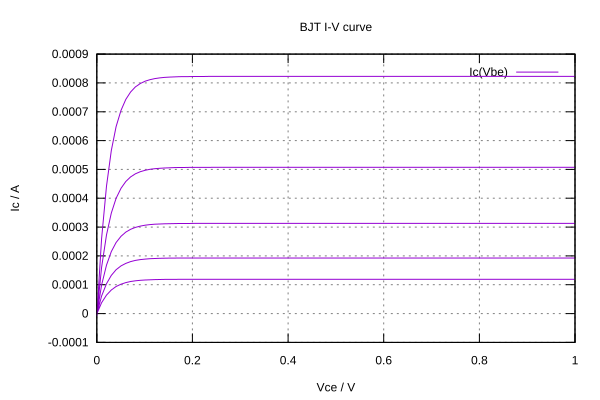

Write gnuplot code to recreate this figure.
set term svg size 600, 400 dynamic
set output "iv-bjt.svg"
set title "BJT I-V curve"
set xlabel "Vce / V"
set ylabel "Ic / A"
set grid lw 1
set border lw 1
set format y "%g"
set format x "%g"
plot 'iv-bjt.data' using 1:2 with lines lw 1 title "Ic(Vbe)"
